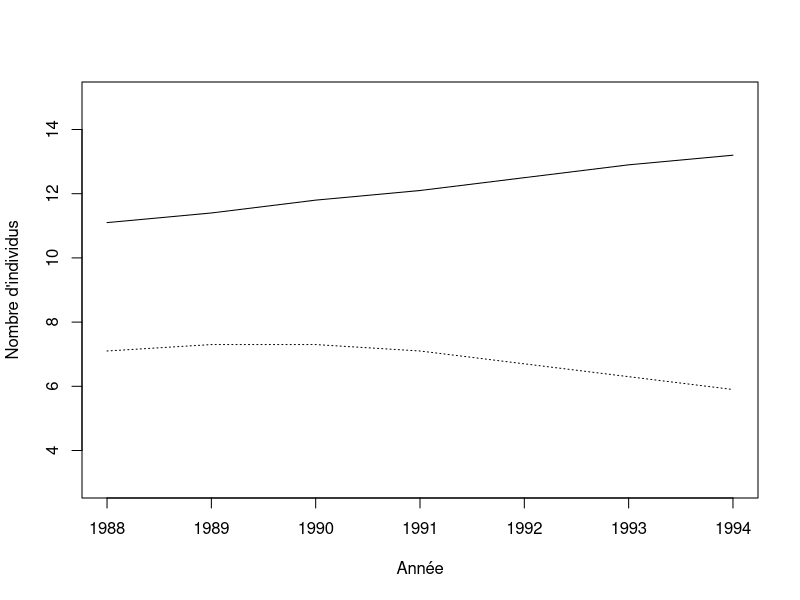
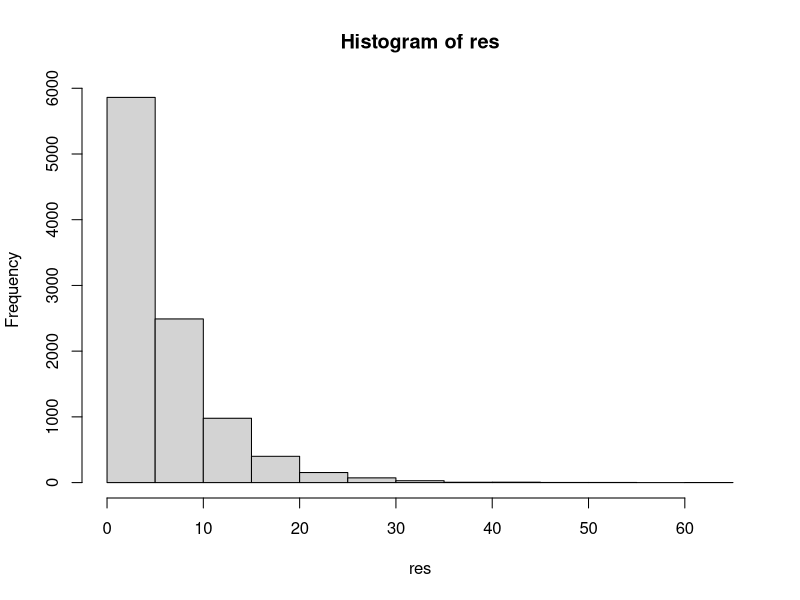
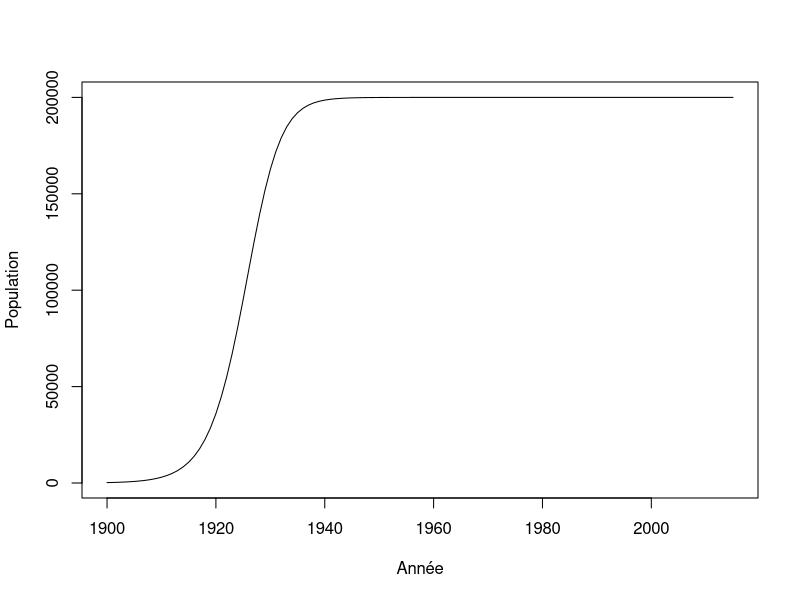
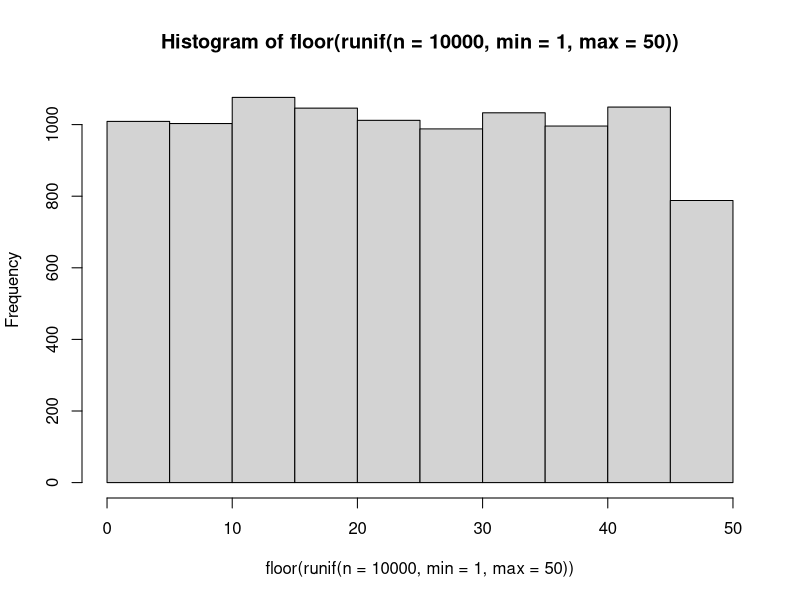
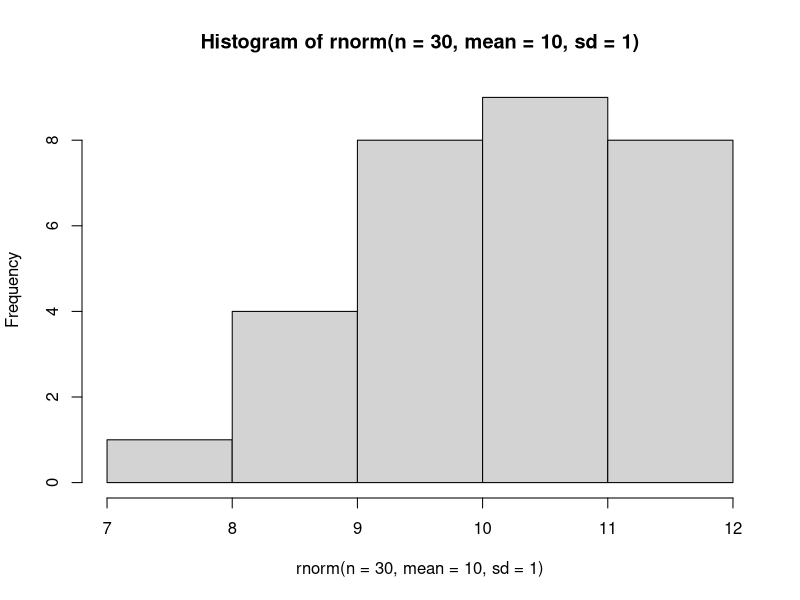
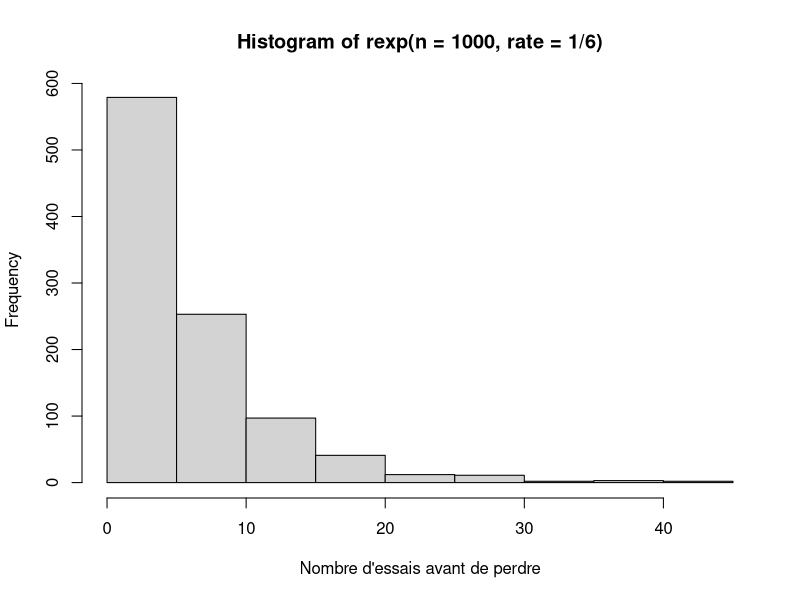
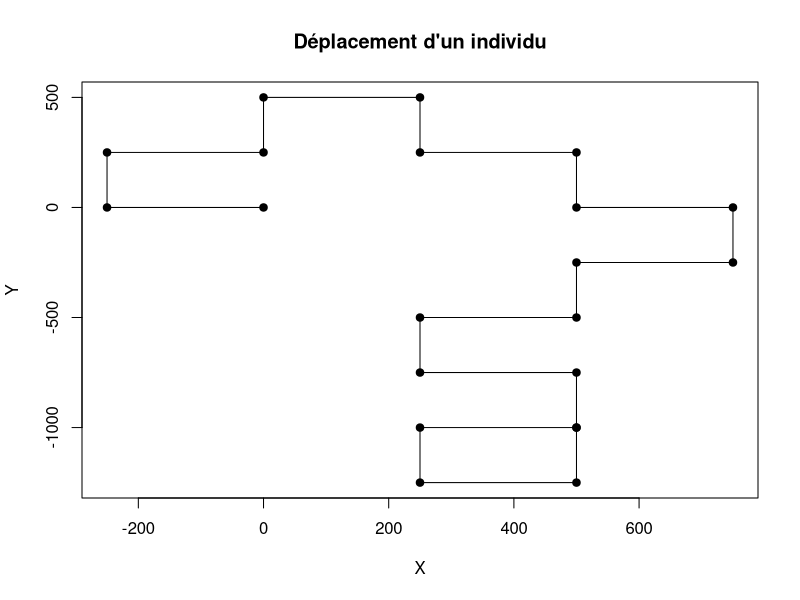
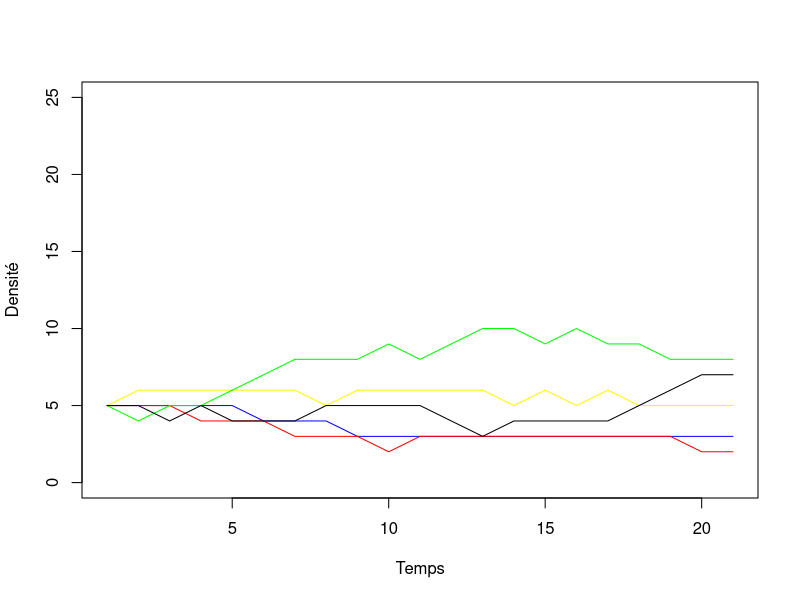

Source code (R) for these figures, in order:
## ---- chunk 1
donnees <- matrix(nr = 7, nc = 2)
donnees[,1] <- c(11.1,11.4,11.8,12.1,12.5,12.9,13.2) #Cameroun
donnees[,2] <- c(7.1,7.3,7.3,7.1,6.7,6.3,5.9) #Rwanda
an <- c(1988:1994)
donnees
## ---- chunk 2
plot(an, donnees[,1], type = "l", xlab = "Année", ylab = "Nombre d'individus", ylim=c(3,15), cex=2)
lines(an, donnees[,2], lty = 3)
## ---- chunk 3
lambda <- matrix(nrow = 6, ncol = 2)
lambda[1,1] <- (donnees[2,1] - donnees[1,1]) / donnees[1,1]
## ---- chunk 4
lambda[2,1] <- (donnees[3,1] - donnees[2,1]) / donnees[2,1]
## ---- chunk 5
depart <- 1
fin <- 5
for(etape in depart:fin) {
    print(etape)
}
## ---- chunk 6
for(etape in c("Bonjour", "programmeurs", "en R")) {
    print(etape)
}
## ---- chunk 7
for(etape in 1:5) {
    print(etape*2)
}
## ---- chunk 8
for(C in -50:100) {
    cat("Pour C = ",C," on obtient F = ",1.8*C + 32, '\n')
}
## ---- chunk 9
test <- runif(5, 0,1)
for(etape in 1:5) {
    print(test[etape])
}
## ---- chunk 10
for(etape in 1:8) {
    cat("À l'étape", etape, ", la boucle est complétée à", etape/8*100, "%.", '\n')
}
## ---- chunk 11
n <- 1
for(etape in -2:5) {
    cat("etape = ",etape, " n = ",n, '\n')
    n <- n + 1
}
## ---- chunk 12
n <- 1
for(etape in 1:10) n <- n*etape
n
## ---- chunk 13
ma_matrice <- matrix(nrow = 5, ncol = 3)
n <- 1
for(i in 1:5) {
    for(j in 1:3) {
        ma_matrice[i,j] <- n
        n <- n + 1
    }
}
ma_matrice
## ---- chunk 14
piece <- c("pile","face")
combinaison = "face-face"
while(combinaison != "pile-pile") {
    essai1 <- sample(piece, 1)
    essai2 <- sample(piece, 1)
    combinaison <- paste(essai1, "-" , essai2, sep = "")
    print(combinaison)
}
## ---- chunk 15
de <- c(1:6)
n_test <- 10000
res <- numeric(n_test)
for(i in 1:n_test) {
	n <- 0
	face <- 0
	while(face != 1) {
		face <- sample(de,1)
		n <- n + 1
	}
	res[i] <- n
}
mean(res)
## ---- chunk 16
hist(res)
## ---- chunk 17
r <- 0.3
N <- 220
K <- 200000
step <- 1
while(N < K/2) {
    N <- N + r * N * (1 - N/K)
    step <- step + 1
}
step
## ---- chunk 18
r <- 0.3
K <- 200000
n_steps <- 115
N <- numeric(n_steps+1)
N[1] <- 220

for(i in 2:(n_steps+1)) {
    N[i] <- N[i-1] + r * N[i-1] * (1 - N[i-1]/K)
}
N[25:30]
## ---- chunk 19
plot(c(1900:2015), N, type = "l", xlab = "Année", ylab = "Population")
## ---- chunk 20
X <- runif(n = 10)
res <- numeric(10)
for(i in 1:10) {
    if(X[i] < 0.3) {
        res[i] <- "plus petit"
    }
    else {
        res[i] <- "plus grand"
    }
}
cbind(X,res)
## ---- chunk 21
res2 <- numeric(10)
for(i in 1:10) {
    if(X[i] > 0.2 & X[i] < 0.6) {
        res2[i] <- "oui"
    }
    else {
        res2[i] <- "non"
    }
}
cbind(X,res2)
## ---- chunk 22
res2 <- numeric(10)
res2[X > 0.2 & X < 0.6] <- "oui"
res2[X < 0.2 | X > 0.6] <- "non"
cbind(X,res2)
## ---- chunk 23
tri <- function(x){
	# Calcul de la dimension du vecteur
	taille <- length(x)
	ordre <- "NON"
	# Boucle qui tourne jusqu'à ce que tout soit en ordre
	while(ordre == "NON") {
		ordre <- "OUI"
		# Boucle qui passe tous les éléments en paires
		for(i in 1:(taille-1)) {
			if(x[i+1] < x[i]) {
				# Inversion des deux lettres
				x[c(i,i+1)] <- x[c(i+1,i)]
				# Comme un changement a été fait, l'ordre
				# n'est pas encore garanti
				ordre <- "NON"
			}
		}
	}
	return(x)
}
tri(c("E", "Z", "F", "C", "D"))

## ---- chunk 24
valeurs <- c("2", "3", "4", "5", "6", "7", "8", "9", "10", "valet", "reine", "roi", "as")
couleurs <- rep(c("pique", "trèfle", "carreau", "coeur"),each = 13)
cartes <- paste(valeurs,"-",couleurs)
tirage <- function(n, cartes) {
    sample(x = cartes, size = n, replace = FALSE)
}
tirage(3, cartes)
## ---- chunk 25

scrabble <- read.table(file = "./donnees/lettres.txt", header=TRUE, sep = " ")
res <- sample(scrabble[,1],7)
res

## ---- chunk 26
hist(floor(runif(n = 10000, min = 1, max = 50)))
## ---- chunk 27
hist(rnorm(n = 30, mean = 10, sd = 1))
## ---- chunk 28
rbinom(n = 10, size = 1, prob = 0.5)
## ---- chunk 29
rmultinom(n = 3, size = 1, prob = rep(1/6, 6))
## ---- chunk 30
hist(rexp(n = 1000, rate = 1/6),
xlab = "Nombre d'essais avant de perdre")
## ---- chunk 31
set.seed(1)
p <- 0.55
alea <- runif(n = 1, min = 0, max = 1)
if(alea < p) res = "pile" else res = "face"
res
## ---- chunk 32
set.seed(1)
## ---- chunk 33

X <- runif(n = 10000, min = 0, max = 1)
p <- 0.2
res <- numeric(length = 10000)
res[X<p] <- 1
sum(res)

X <- runif(n = 10000, min = 0, max = 1)
p <- 0.2
res <- numeric(length = 10000)
res[X<p] <- 1
sum(res)

10000*p
## ---- chunk 34
# Fonction qui permet de modifier la direction de marche de la personne
#
# ENTREES:
#   DirectionDepart:    la direction vers laquelle la personne se deplace pour le moment.
#   Probabilite:        un vecteur contenant les probabilites d'aller dans l'une ou l'autre des directions. 
#                       Probabilite = c(ProbabiliteGauche, ProbabiliteDroite)
#
# SORITES:
#   NouvelleDirection:  la direction vers laquelle la personne va se deplacer au prochain carrefour.
#
ChangerDirection = function(DirectionDepart, Probabilite){
  
  # A COMPLETER: Mettre la condition pour tourner a gauche
  if(runif(1,0,1) < Probabilite[1]){ # <-- Manque du code
    # On tourne a gauche
    NouvelleDirection = DirectionDepart - pi/2
  }
  else{
    # On tourne a droite
    NouvelleDirection = DirectionDepart + pi/2
  }
  
  return(NouvelleDirection)
  
}

# Fonction qui permet de calculer les nouvelles coordonnees de la personne suite a un deplacement
#
# ENTREES:
#   PositionCourante:   un vecteur contenant la position de la personne pour le moment.
#                       PositionCourante = c(PositionX, PositionY)
#   Direction:          la direction vers laquelle la personne va se deplacer.
#
# SORITES:
#   NouvellePosition:   un vecteur contenant la position de la personne apres son deplacement.
#                       NouvellePosition = c(NouvellePositionX, NouvellePositionY)
#
Deplacement = function(PositionCourante, Direction){
  
  # A COMPLETER: Calcul des nouvelles coordonnées
  NouvellePositionX = PositionCourante[1] + sin(Direction)*250 # <-- Manque du code
  NouvellePositionY = PositionCourante[2] + cos(Direction)*250 # <-- Manque du code
  
  # On place les nouvelles positions pour chacune des coordonnees dans un vecteur
  NouvellePosition = c(NouvellePositionX, NouvellePositionY)
  
  return(NouvellePosition)
}
## ---- chunk 35
# ChangerDirection <- function(DirectionDepart, Probabilite){...}
# Deplacement <- function(PositionCourante, Direction){...}

nsteps <- 20
xy <- matrix(0,nrow = 21, ncol = 2)
xy[1,] <- c(0,0)
direction <- 0
probabilite <- c(0.5,0.5)
set.seed(2)
for(step in 2:(nsteps+1)) {
  
  # Calcul de la nouvelle direction
  direction <- ChangerDirection(direction, probabilite)
 
  # Calcul des nouvelles coordonnees
  xy[step,] <- Deplacement(xy[step-1,], direction)
}
## ---- chunk 36
plot(xy[,1],xy[,2], type = "l", 
    xlab = "X", ylab = "Y", main = "Déplacement d'un individu")
points(xy[,1],xy[,2],pch = 19)
## ---- chunk 37
res <- numeric(50)

set.seed(3)
for (j in 1:50){
nsteps <- 20
xy <- matrix(0,nrow = 21, ncol = 2)
xy[1,] <- c(0,0)
direction <- 0
probabilite <- c(0.5,0.5)
for(step in 2:(nsteps+1)) {
  
  direction <- ChangerDirection(direction, probabilite)
 
  xy[step,] <- Deplacement(xy[step-1,], direction)
}
dist <- sqrt(xy[21,1]^2 + xy[21,2]^2)
res[j] <- dist
}
mean(res)
## ---- chunk 38
etats <- c("A", "B", "C", "D", "E")
p <- c(0.1, 0.5, 0.2, 0.05, 0.15)
sum(p)

# On utilise cumsum pour calculer la probabilité cumulative
cump <- cumsum(p)
cump
## ---- chunk 39
alea <- runif(1,0,1)
alea
n_etats <- 5; i = 1; plus_petit = FALSE
while(plus_petit == FALSE) {
    if(alea < cump[i]) {
        decision <- etats[i]
        plus_petit <- TRUE
    }
    else {
        i <- i + 1
    }
}
decision
## ---- chunk 40
tirage <- function(p) {
    etats <- c("A", "B", "C", "D", "E")
    res <- rmultinom(n=1,size=1,prob=p)
    etats[which(res==1)]
}
tirage(p)
## ---- chunk 41
nsteps <- 20
nsac <- 130
couleursac <- c(rep(20,2),rep(30,3))
ncorde <- 5
ntotalcorde <- 25
matres <- matrix(nr = nsteps+1, nc = ncorde)
matres[1,] <- rep(5,5)
colnames(matres) <- c("bleu", "rouge", "jaune", "vert", "noir")

# Une fonction utile pour faire des tirages
# Elle retourne la position de la couleur pigée au hasard
tirage  <- function(p) {
  res <- rmultinom(n=1,size=1,prob=p)
  return(which(res==1))
}
## ---- chunk 42
# La boucle principale
for(step in 2:(nsteps+1)) {
  # Calcul de l'abondance relative
  p <- matres[step-1,] / ntotalcorde
  # On tire l'identité du morceau qui s'envole
  ID_envol <- tirage(p)
  # On applique le changement
  matres[step,] <- matres[step-1,]
  matres[step,ID_envol] <- matres[step,ID_envol] - 1
  # On tire l'identité de la recrue
  # Calcul de l'abondance relative
  p <- couleursac/nsac
  ID_recrue <- tirage(p)
  matres[step,ID_recrue] <- matres[step,ID_recrue] + 1
  couleursac[ID_recrue] <- couleursac[ID_recrue] - 1
  nsac <- nsac - 1
}
matres[21,]
## ---- chunk 43
# Illustration des résultats
colo <- c("red","yellow", "green", "black")
plot(c(1:(nsteps+1)), matres[,1], type = "l", ylim = c(0,ntotalcorde),
     xlab = "Temps", ylab = "Densité", col = "blue")
for(i in 2:(ncorde)) lines(c(1:(nsteps+1)), matres[,i], col = colo[i-1])

## ---- chunk 44
x <- runif(1000)
system.time(sort(x))
system.time(tri(x))

## ---- chunk 45
n <- 2*10^seq(1,3,0.1)
res <- numeric(length(n))
for(i in 1:length(res)) {
	x <- runif(n[i])
	res[i] <- system.time(tri(x))[3]
}
plot(n,res, type = "l", xlab = "Taille", ylab = "Temps")
## ---- chunk 46
f1 <- function(x) {
	taille <- length(x)
	x2 <- numeric(taille)
	for(i in 1:taille) if(x[i] < 0.5) x2[i] <- 1
}
f2 <- function(x) {
	x2 <- x*0
	x2[x<0.5] <- 1
}
## ---- chunk 47
x <- runif(1000000)
system.time(f1(x))
system.time(f2(x))
## ---- chunk 48
f1 <- function(x) {
	res <- numeric(ncol(x))
	for(j in 1:ncol(x)) {
		for(i in 1:nrow(x)){
			res[j] <- res[j] + x[i,j]
		}
	}
}
X <- matrix(runif(3000*3000),nr=3000,nc=3000)
## ---- chunk 49
system.time(rowSums(X))
system.time(apply(X,1,sum))
system.time(f1(X))
## ---- chunk 50

quadrats <- read.table(file = "./donnees/quadrats.txt", header=TRUE, sep = ";")
head(quadrats)

